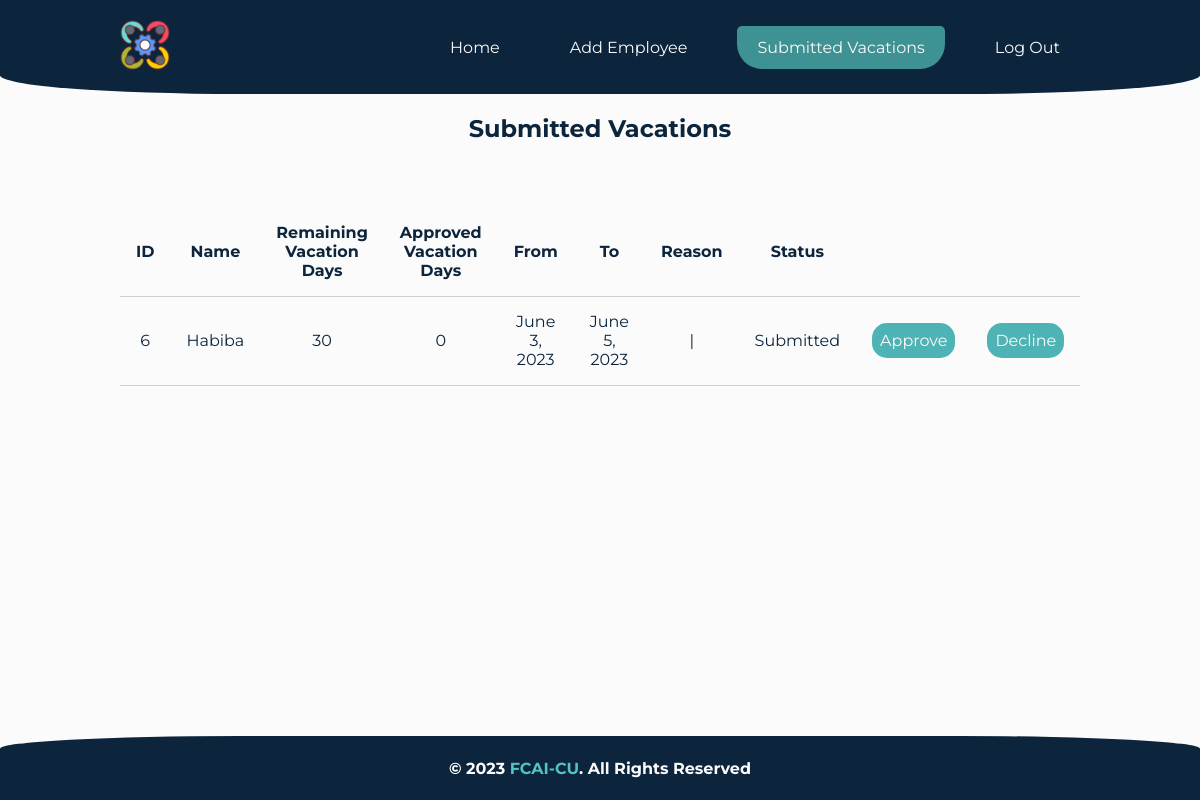
The app's page /vacations/ (signed in) with its own data.
### pages/models.py (models this page shows, shortened)
class Vacation(models.Model):
    Employee_ID = models.ForeignKey(Employee, on_delete=models.CASCADE)
    Name = models.CharField(max_length=15)
    From = models.DateField()
    To = models.DateField()
    Reason = models.TextField()
    Status = models.TextField(default='Submitted')

class Employee(models.Model):
    GENDER_CHOICES = [
        ('male', 'Male'),
        ('female', 'Female'),
    ]
    MARITAL_STATUS_CHOICES = [
        ('single', 'Single'),
        ('taken', 'Taken'),
        ('married', 'Married'),
        ('divorced', 'Divorced'),
        ('widowed', 'Widowed'),
    ]
    ID = models.IntegerField(primary_key=True)
    Name = models.CharField(max_length=15)
    Remaining_vacation_days = models.IntegerField(default=30)
    Approved_vacation_days = models.IntegerField(default=0)
    Email = models.EmailField(max_length=254)
    Address = models.CharField(max_length=100)
    Phone = models.CharField(max_length=11)
    Salary = models.CharField(max_length=20)
    Date_of_birth = models.DateField(null=True)
    Gender = models.CharField(max_length=6, choices=GENDER_CHOICES, null=True)
    Marital_status = models.CharField(
        max_length=10, choices=MARITAL_STATUS_CHOICES)
    objects = models.Manager()
    def __str__(self):
        return str(self.ID)

### pages/views.py (the view)
# urls.py: path('vacations/', views.vacations, name='vacations'),
def vacations(request):
    if 'username' in request.session and not request.session['username'] == '':
        vacations = Vacation.objects.select_related('Employee_ID').all()
        context = {'vacations': vacations}
        return render(request, 'pages/vacations.html', context)
    else:
        return redirect('login')

### templates/pages/vacations.html (shortened to what this page needs)
{% extends 'base.html' %}
{% load static %}
{% block styles %}
<link rel="stylesheet" href="{% static 'style/vacations.css' %}">
{% endblock styles %}
{% block content %}
<h2>Submitted Vacations</h2>
<br>
<div class="tData">
    <table style="text-align: center;" id="table">
        <tr>
            <th>ID</th>
            <th>Name</th>
            <th>Remaining Vacation Days</th>
            <th>Approved Vacation Days</th>
            <th>From</th>
            <th>To</th>
            <th>Reason</th>
            <th>Status</th>
            <th></th>
            <th></th>
        </tr>
        <tr>
            {% for vac in vacations %}
            <tr>
                <td>{{vac.Employee_ID}}</td>
                <td>{{vac.Name}}</td>
                <td>{{vac.Employee_ID.Remaining_vacation_days}}</td>
                <td>{{vac.Employee_ID.Approved_vacation_days}}</td>
                <td>{{vac.From}}</td>
                <td>{{vac.To}}</td>
                <td>{{vac.Reason}}</td>
                <td>{{vac.Status}}</td>
                <td>
                    <a class='link' href="{% url 'approveVac' id=vac.Employee_ID %}">Approve</a>
                </td>
                <td>
                    <a class='link' href="{% url 'declineVac' id=vac.Employee_ID %}">Decline</a>
                </td>
            </tr>
            {% endfor %}
        </tr>
    </table>
</div>
{% endblock content %}

### project/static/style/general.css (style rules this page uses)
:root { --grey: #C9D1D5; --darkgrey: #818c98; --darkblue: #0C243C; --turquoise: #55C2C3; --applewhite: #fbfbfb; --darkturq: #3f9294; }
body { background-color: var(--applewhite); margin: 0; font-family: 'Montserrat', sans-serif; text-align: center; color: var(--darkblue); min-height: 100vh; display: flex; flex-direction: column; text-transform: capitalize; }

### project/static/style/vacations.css (style rules this page uses)
:root { --grey: #C9D1D5; --darkgrey: #818c98; --darkblue: #0C243C; --turquoise: #55C2C3; --applewhite: #fbfbfb; --darkturq: #4eb3b5; }
table { border-collapse: collapse; margin: 25px auto; }
th, td { text-align: center; padding: 16px; border-bottom: 1px solid var(--grey); }
.tData { margin: auto; overflow-x: auto; }
.link { text-decoration: none; background-color: var(--darkturq); color: var(--applewhite); padding: 8px; border-radius: 15px; }

### records on screen
Vacation: Employee_ID "6", Name "Habiba", Employee_ID.Remaining_vacation_days "30", Employee_ID.Approved_vacation_days "0", From "June 3, 2023", To "June 5, 2023", Reason "|", Status "Submitted"
